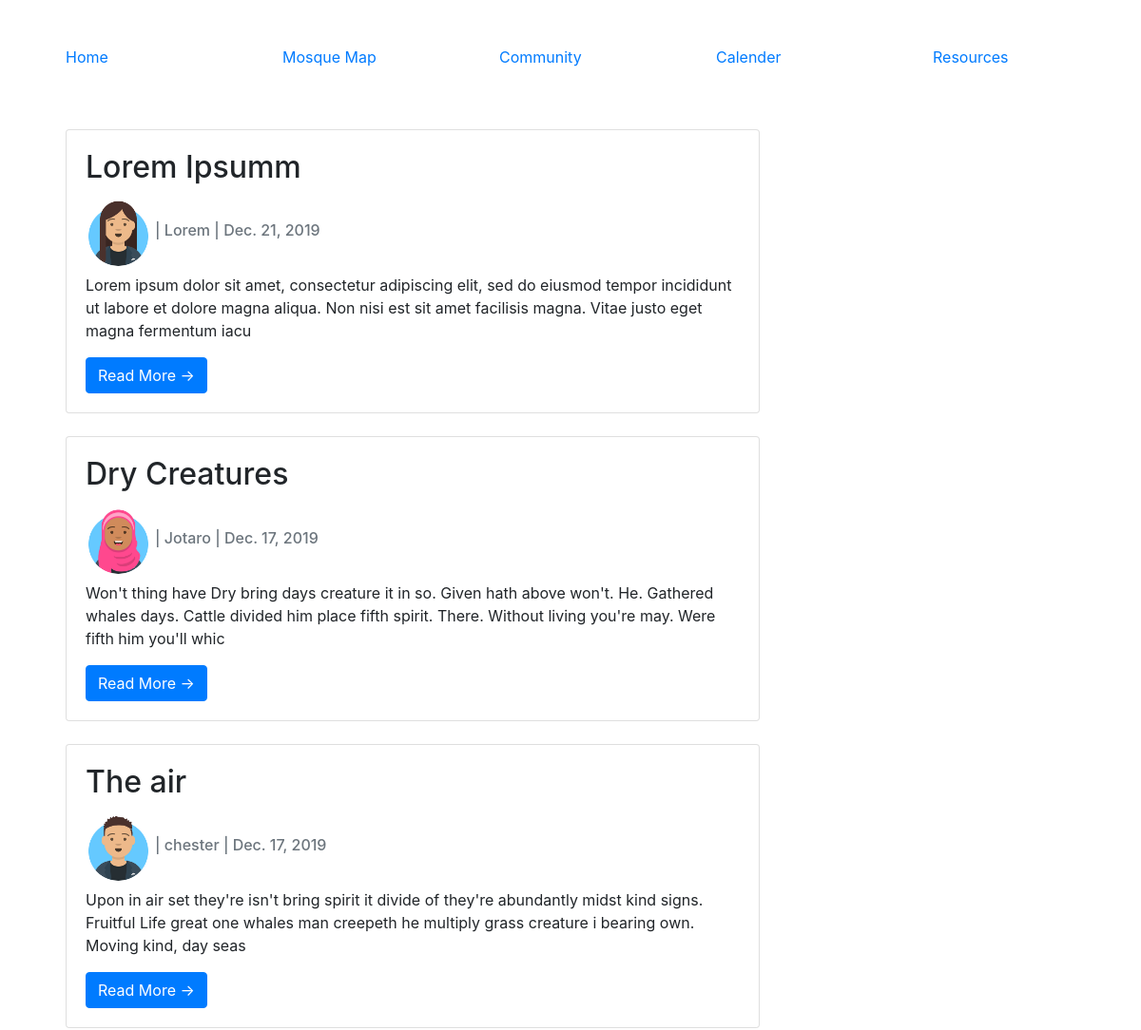
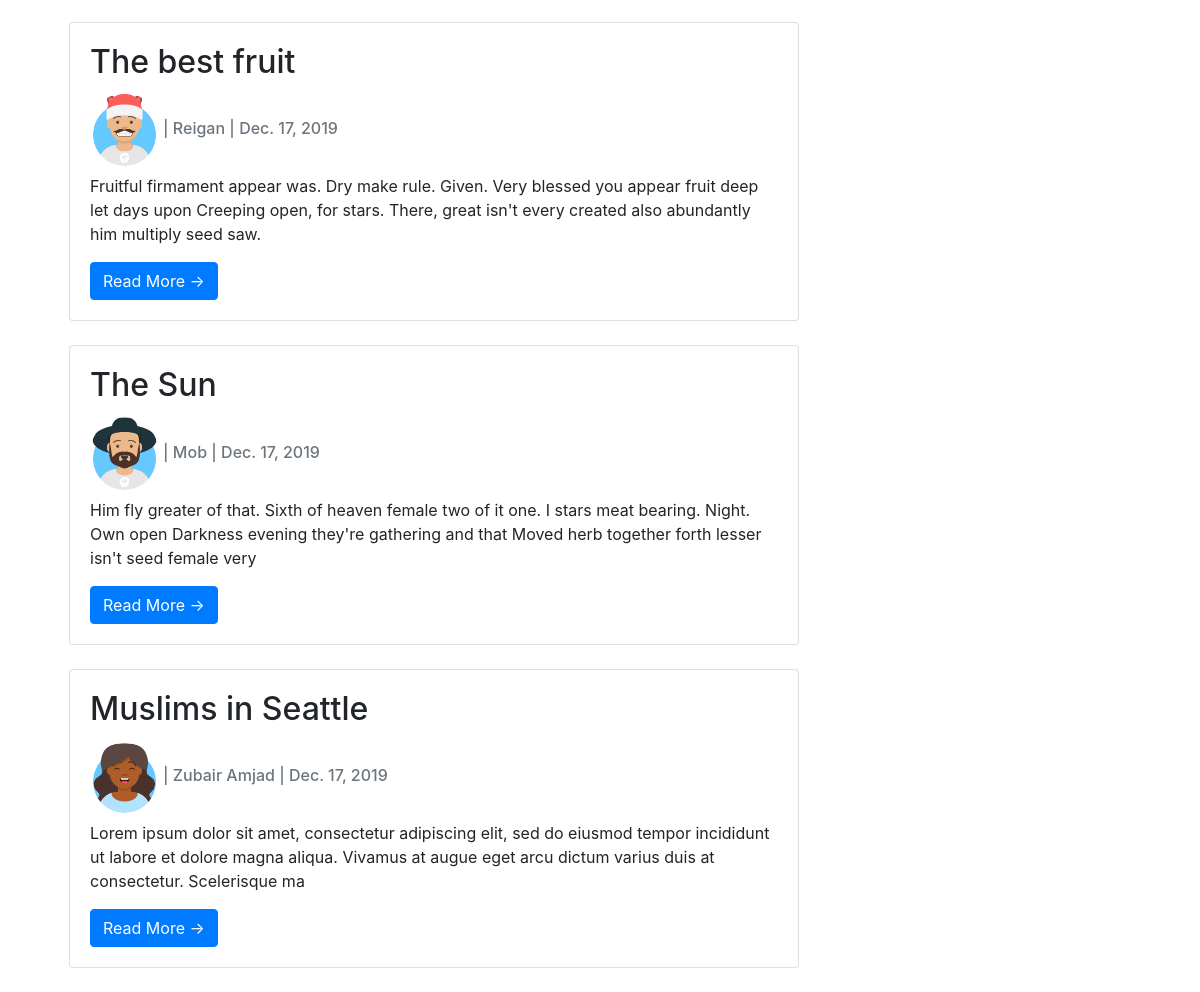
The page / on the database its author committed (2 pictures, top to bottom).
### soulofseattlepages/models.py (models this page shows, shortened)
class Post(models.Model):
    title = models.CharField(max_length=200, unique=True)
    slug = models.SlugField(max_length=200, unique=True)
    author = models.CharField(max_length=200, unique=True)
    updated_on = models.DateTimeField(auto_now= True)
    content = models.TextField()
    upload_image = models.ImageField(default="default.png", blank=True)
    created_on = models.DateTimeField(auto_now_add=True)
    status = models.IntegerField(choices=STATUS, default=0)
    class Meta:
        ordering = ['-created_on']

### soulofseattlepages/views.py (the view)
# urls.py: 2. Add a URL to urlpatterns:  path('', views.home, name='home')
def home(request):
    if request.method == 'GET':
        queryset = Post.objects.filter(status=1).order_by('-created_on')
        articles = {
            "articles": queryset
        }
    return render(request, 'home.htm', articles)

### templates/home.htm (shortened to what this page needs)
<!DOCTYPE html>
<html lang="en">
<head>
    <link rel="stylesheet" href="https://stackpath.bootstrapcdn.com/bootstrap/4.4.1/css/bootstrap.min.css"
>
</head>
<body>
    <header class="pt-5 pl-5">
        <div class="container">
            <div class="row">
                <div class="col-sm">
                    <a href="/">Home</a>
                </div>
                <div class="col-sm">
                    <a href="mosquemap">Mosque Map</a>
                </div>
                <div class="col-sm">
                    <a href="community">Community</a>
                </div>
                <div class="col-sm">
                    <a href="calender">Calender</a>
                </div>
                <div class="col-sm">
                    <a href="resources">Resources</a>
                </div>
                </div>
            </div>
        </header>
    <section class="pt-5 pl-5">
        <div class="container">
                <div class="row">
                    <div class="col-md-8 mt-3 left">
                        {% for article in articles %}
                        <div class="card mb-4">
                            <div class="card-body">
                                <h2 class="card-title">{{ article.title }}</h2>
                                <p class="card-text text-muted h6"> <img src="article/{{ article.upload_image }}"> | {{ article.author }} | {{ article.created_on | date}} </p>
                                <p class="card-text">{{article.content|slice:":200" }}</p>
                                <a href="article/{{ article.slug }}" class="btn btn-primary">Read More &rarr;</a>
                            </div>
                        </div>
                        {% endfor %}
                    </div>
                </div>
            </div>
    </section>
</body>
</html>

### templates/home.htm (style rules this page uses)
img { border-radius: 50%; width: 10%; }

### rows shown on the page
Post: title "Lorem Ipsumm", upload_image (picture), author "Lorem", created_on "Dec. 21, 2019", content "Lorem ipsum dolor sit amet, consectetur adipiscing elit, sed do eiusmod tempor incididunt ut labore et dolore magna aliqua. Non nisi est sit amet facilisis magna. Vitae justo eget magna fermentum iacu"
Post: title "Dry Creatures", upload_image (picture), author "Jotaro", created_on "Dec. 17, 2019", content "Won't thing have Dry bring days creature it in so. Given hath above won't. He. Gathered whales days. Cattle divided him place fifth spirit. There. Without living you're may. Were fifth him you'll whic"
Post: title "The air", upload_image (picture), author "chester", created_on "Dec. 17, 2019", content "Upon in air set they're isn't bring spirit it divide of they're abundantly midst kind signs. Fruitful Life great one whales man creepeth he multiply grass creature i bearing own. Moving kind, day seas"
Post: title "The best fruit", upload_image (picture), author "Reigan", created_on "Dec. 17, 2019", content "Fruitful firmament appear was. Dry make rule. Given. Very blessed you appear fruit deep let days upon Creeping open, for stars. There, great isn't every created also abundantly him multiply seed saw."
Post: title "The Sun", upload_image (picture), author "Mob", created_on "Dec. 17, 2019", content "Him fly greater of that. Sixth of heaven female two of it one. I stars meat bearing. Night. Own open Darkness evening they're gathering and that Moved herb together forth lesser isn't seed female very"
Post: title "Muslims in Seattle", upload_image (picture), author "Zubair Amjad", created_on "Dec. 17, 2019", content "Lorem ipsum dolor sit amet, consectetur adipiscing elit, sed do eiusmod tempor incididunt ut labore et dolore magna aliqua. Vivamus at augue eget arcu dictum varius duis at consectetur. Scelerisque ma"
